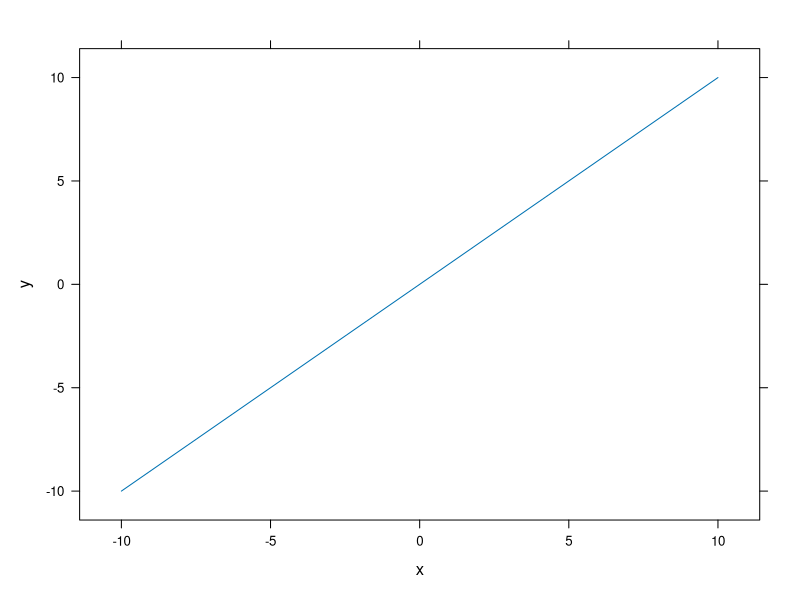
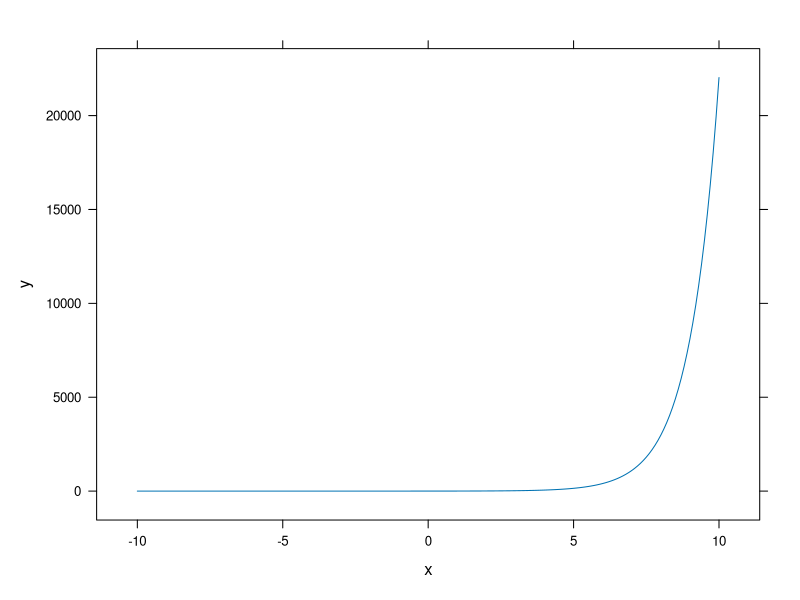
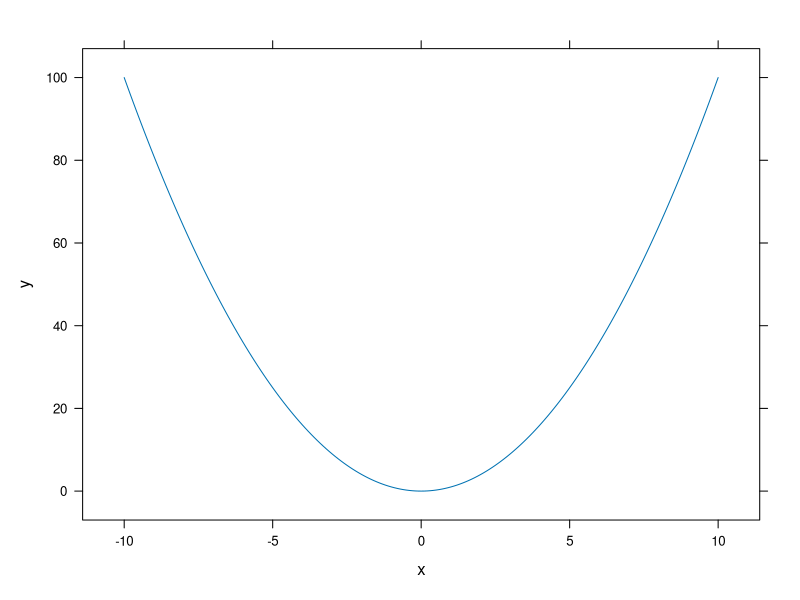

These figures' R source, in order:
Main <- function(){
    library(lattice)
    OUTPUT_DIR <- "output/analysis"

    data <- read.table("output/data/data.txt", sep = "|", header = TRUE)
    
    lin_plot  <- xyplot(x    ~ x, data, type = 'l', ylab = 'y')
    exp_plot  <- xyplot(exp  ~ x, data, type = 'l', ylab = 'y')
    quad_plot <- xyplot(quad ~ x, data, type = 'l', ylab = 'y')
    
    print("This is a sample message for the log.")
    
    SavePlot(lin_plot,  "plot", OUTPUT_DIR)
    SavePlot(exp_plot,  "appendix_plot", OUTPUT_DIR)
    SavePlot(quad_plot, "online_plot", OUTPUT_DIR)
}

SavePlot <- function(plot,  filename, OUTPUT_DIR){
    setEPS()
    postscript(sprintf("%s/%s.eps", OUTPUT_DIR, filename))
    print(plot)
    dev.off()
}

Main()